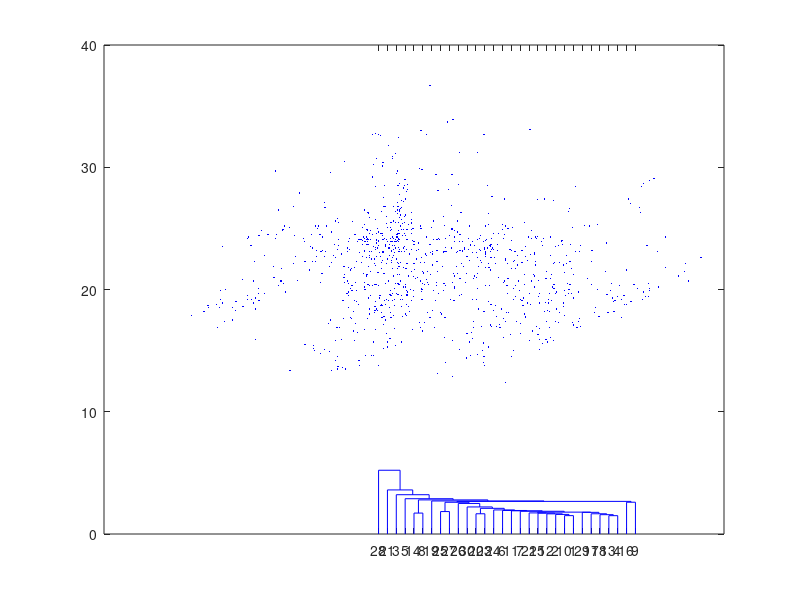

This figure's MATLAB source:
clear;
clc;
%import_building;
%X = [VarName1 VarName2];
X= load("Temperature.txt" );
plot(X(:,1),X(:,2), 'b.','markersize',2);
Y = pdist(X);
Z = linkage(Y);
dendrogram(Z);